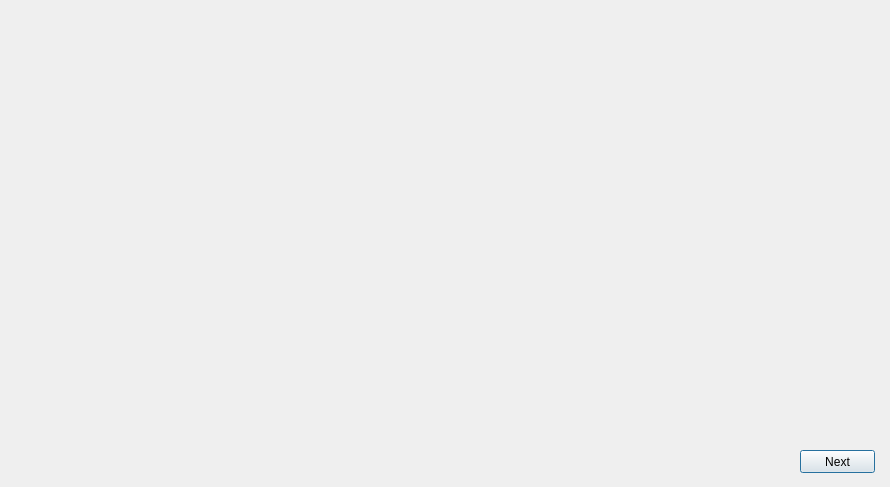
<?xml version="1.0" encoding="UTF-8"?>
<ui version="4.0">
 <class>Dialog</class>
 <widget class="QDialog" name="Dialog">
  <property name="geometry">
   <rect>
    <x>0</x>
    <y>0</y>
    <width>890</width>
    <height>487</height>
   </rect>
  </property>
  <property name="windowTitle">
   <string>Dialog</string>
  </property>
  <widget class="QLabel" name="pic_label">
   <property name="geometry">
    <rect>
     <x>15</x>
     <y>21</y>
     <width>731</width>
     <height>441</height>
    </rect>
   </property>
   <property name="text">
    <string/>
   </property>
  </widget>
  <widget class="QPushButton" name="nextButton">
   <property name="geometry">
    <rect>
     <x>800</x>
     <y>450</y>
     <width>75</width>
     <height>23</height>
    </rect>
   </property>
   <property name="text">
    <string>Next</string>
   </property>
  </widget>
 </widget>
 <resources/>
 <connections/>
</ui>
